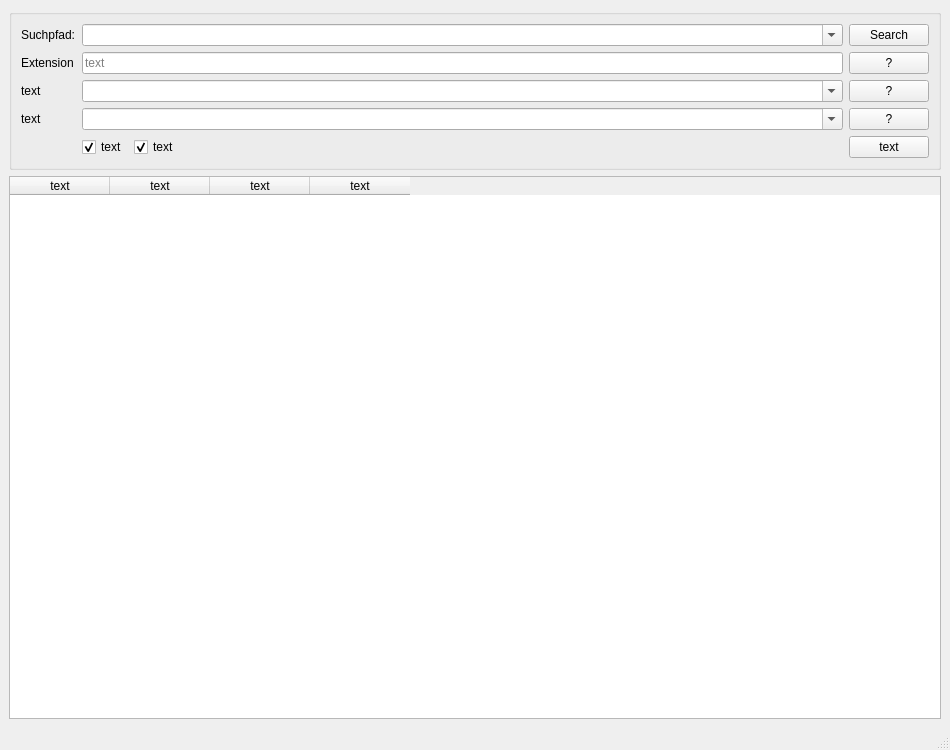
<?xml version="1.0" encoding="UTF-8"?>
<ui version="4.0">
 <class>MainWindow</class>
 <widget class="QMainWindow" name="MainWindow">
  <property name="geometry">
   <rect>
    <x>0</x>
    <y>0</y>
    <width>950</width>
    <height>750</height>
   </rect>
  </property>
  <property name="windowTitle">
   <string>App Title</string>
  </property>
  <widget class="QWidget" name="centralwidget">
   <layout class="QVBoxLayout" name="verticalLayout_Main">
    <item>
     <widget class="QGroupBox" name="searchGroup">

      <layout class="QGridLayout" name="gridLayout_Inputs">
       <item row="0" column="0">
        <widget class="QLabel" name="labelPath">
         <property name="text"><string>Suchpfad:</string></property>
        </widget>
       </item>
       <item row="0" column="1">
        <widget class="QComboBox" name="Path">
         <property name="editable">
          <bool>true</bool>
         </property>
        </widget>
       </item>
       <item row="0" column="2">
        <widget class="QPushButton" name="Browse">
         <property name="text"><string>Search</string></property>
        </widget>
       </item>

       <item row="1" column="0">
        <widget class="QLabel" name="labelExt">
         <property name="text"><string>Extension</string></property>
        </widget>
       </item>
       <item row="1" column="1">
        <widget class="QLineEdit" name="Extensions">
         <property name="placeholderText"><string>text</string></property>
        </widget>
       </item>
       <item row="1" column="2">
        <widget class="QPushButton" name="InfoExt">
         <property name="text"><string>?</string></property>
         <property name="toolTip"><string>text</string></property>
         <property name="maximumWidth"><number>30</number></property>
        </widget>
       </item>

       <item row="2" column="0">
        <widget class="QLabel" name="labelFileName">
         <property name="text"><string>text</string></property>
        </widget>
       </item>
       <item row="2" column="1">
        <widget class="QComboBox" name="Search_filename">
         <property name="editable">
          <bool>true</bool>
         </property>
        </widget>
       </item>
       <item row="2" column="2">
        <widget class="QPushButton" name="InfoFileName">
         <property name="text"><string>?</string></property>
         <property name="toolTip"><string>text</string></property>
         <property name="maximumWidth"><number>30</number></property>
        </widget>
       </item>

       <item row="3" column="0">
        <widget class="QLabel" name="labelContent">
         <property name="text"><string>text</string></property>
        </widget>
       </item>
       <item row="3" column="1">
        <widget class="QComboBox" name="Search_item">
         <property name="editable">
          <bool>true</bool>
         </property>
        </widget>
       </item>
       <item row="3" column="2">
        <widget class="QPushButton" name="InfoContent">
         <property name="text"><string>?</string></property>
         <property name="toolTip"><string>text</string></property>
         <property name="maximumWidth"><number>30</number></property>
        </widget>
       </item>

       <item row="4" column="1">
        <layout class="QHBoxLayout" name="horizontalLayout_Options">
         <item>
          <widget class="QCheckBox" name="CheckSubfolders">
           <property name="text"><string>text</string></property>
           <property name="checked"><bool>true</bool></property>
          </widget>
         </item>
         <item>
          <widget class="QCheckBox" name="CheckIgnoreCase">
           <property name="text"><string>text</string></property>
           <property name="checked"><bool>true</bool></property>
          </widget>
         </item>
         <item>
          <spacer name="horizontalSpacer">
           <property name="orientation"><enum>Qt::Horizontal</enum></property>
           <property name="sizeHint" stdset="0"><size><width>40</width><height>20</height></size></property>
          </spacer>
         </item>
        </layout>
       </item>
       <item row="4" column="2">
        <widget class="QPushButton" name="StartSearch">
         <property name="text"><string>text</string></property>
        </widget>
       </item>
      </layout>
     </widget>
    </item>

    <item>
     <widget class="QTableWidget" name="Results">
      <property name="alternatingRowColors"><bool>true</bool></property>
      <property name="selectionBehavior"><enum>QAbstractItemView::SelectRows</enum></property>
      <column><property name="text"><string>text</string></property></column>
      <column><property name="text"><string>text</string></property></column>
      <column><property name="text"><string>text</string></property></column>
      <column><property name="text"><string>text</string></property></column>
     </widget>
    </item>
   </layout>
  </widget>
  <widget class="QStatusBar" name="statusbar"/>
 </widget>
</ui>
